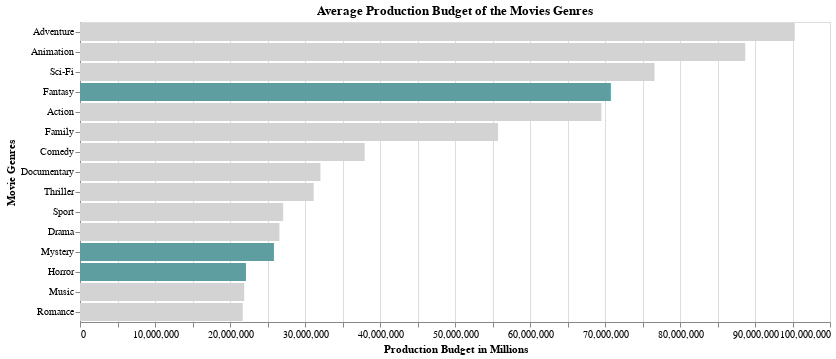

The code cell stored with this chart in its notebook:
### Markdown cell above
Interestingly, I was attracted to those top genres of films for which a high return on the investment required a smaller production budget, especially horror and mystery, which did not exceed  30 million dollars  in production  that plotted below

### Code cell
# creating plot
alt.Chart(top_genre, title='Average Production Budget of the Movies Genres').mark_bar().encode(
x=alt.X('production_budget', title='Production Budget in Millions'),
y=alt.Y('genres', sort='-x', title='Movie Genres'),
 
# the highlight will be set on the result of a conditional statement
    color=alt.condition(
        alt.datum.roi >= 450,  #this test returns True,
        alt.value('cadetblue'),     # if it is true sets the bar blue
        alt.value('lightgray')   # and if it's not true it sets the bar grey.
    )
).properties(width=750,height =300)

### Figure 1 — Vega-Lite specification as saved in the notebook (floating-point values rounded to 4 significant figures)
{"config": {"view": {"continuousWidth": 400, "continuousHeight": 300}}, "data": {"name": "data-519c71edfcb19b224972048e77c1289b"}, "mark": "bar", "encoding": {"color": {"condition": {"value": "cadetblue", "test": "(datum.roi >= 450)"}, "value": "lightgray"}, "x": {"field": "production_budget", "title": "Production Budget in Millions", "type": "quantitative"}, "y": {"field": "genres", "sort": "-x", "title": "Movie Genres", "type": "nominal"}}, "height": 300, "title": "Average Production Budget of the Movies Genres", "width": 750, "$schema": "https://vega.github.io/schema/vega-lite/v4.17.0.json", "datasets": {"data-519c71edfcb19b224972048e77c1289b": [{"genres": "Fantasy", "production_budget": 70780000.0, "profit": 150500000.0, "roi": 566.2}, {"genres": "Horror", "production_budget": 22130000.0, "profit": 48980000.0, "roi": 549.8}, {"genres": "Mystery", "production_budget": 25860000.0, "profit": 54170000.0, "roi": 473.5}, {"genres": "Thriller", "production_budget": 31150000.0, "profit": 58550000.0, "roi": 332.4}, {"genres": "Family", "production_budget": 55740000.0, "profit": 131200000.0, "roi": 332.1}, {"genres": "Music", "production_budget": 21890000.0, "profit": 82360000.0, "roi": 327.5}, {"genres": "Animation", "production_budget": 88700000.0, "profit": 248400000.0, "roi": 317.4}, {"genres": "Romance", "production_budget": 21700000.0, "profit": 37420000.0, "roi": 304.2}, {"genres": "Sport", "production_budget": 27090000.0, "profit": 49710000.0, "roi": 298.6}, {"genres": "Comedy", "production_budget": 37960000.0, "profit": 83040000.0, "roi": 253.5}, {"genres": "Drama", "production_budget": 26590000.0, "profit": 41250000.0, "roi": 235.0}, {"genres": "Sci-Fi", "production_budget": 76600000.0, "profit": 189700000.0, "roi": 227.7}, {"genres": "Action", "production_budget": 69520000.0, "profit": 128400000.0, "roi": 216.9}, {"genres": "Adventure", "production_budget": 95300000.0, "profit": 215100000.0, "roi": 203.0}, {"genres": "Documentary", "production_budget": 32060000.0, "profit": 38130000.0, "roi": 187.4}]}}
